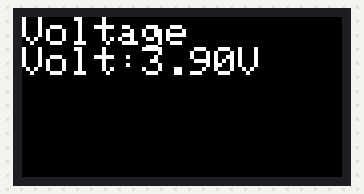
A program run on a simulated ESP32. Shown: 160×80 colour display.

Above: at 0.2 s.

The program:

main.cpp
```cpp
#include <Arduino.h>
#include <M5StickC.h>

float vbat = 0.0F;

void setup() {
  M5.begin();
  M5.Lcd.setTextSize(2);
  M5.Lcd.setRotation(3);
  M5.Lcd.printf("Voltage");
}

void loop() {
  vbat = M5.Axp.GetVbatData() * 1.1 / 1000;
  M5.Lcd.setCursor(0, 15);
  M5.Lcd.printf("Volt:%.2fV", vbat);
}
```
